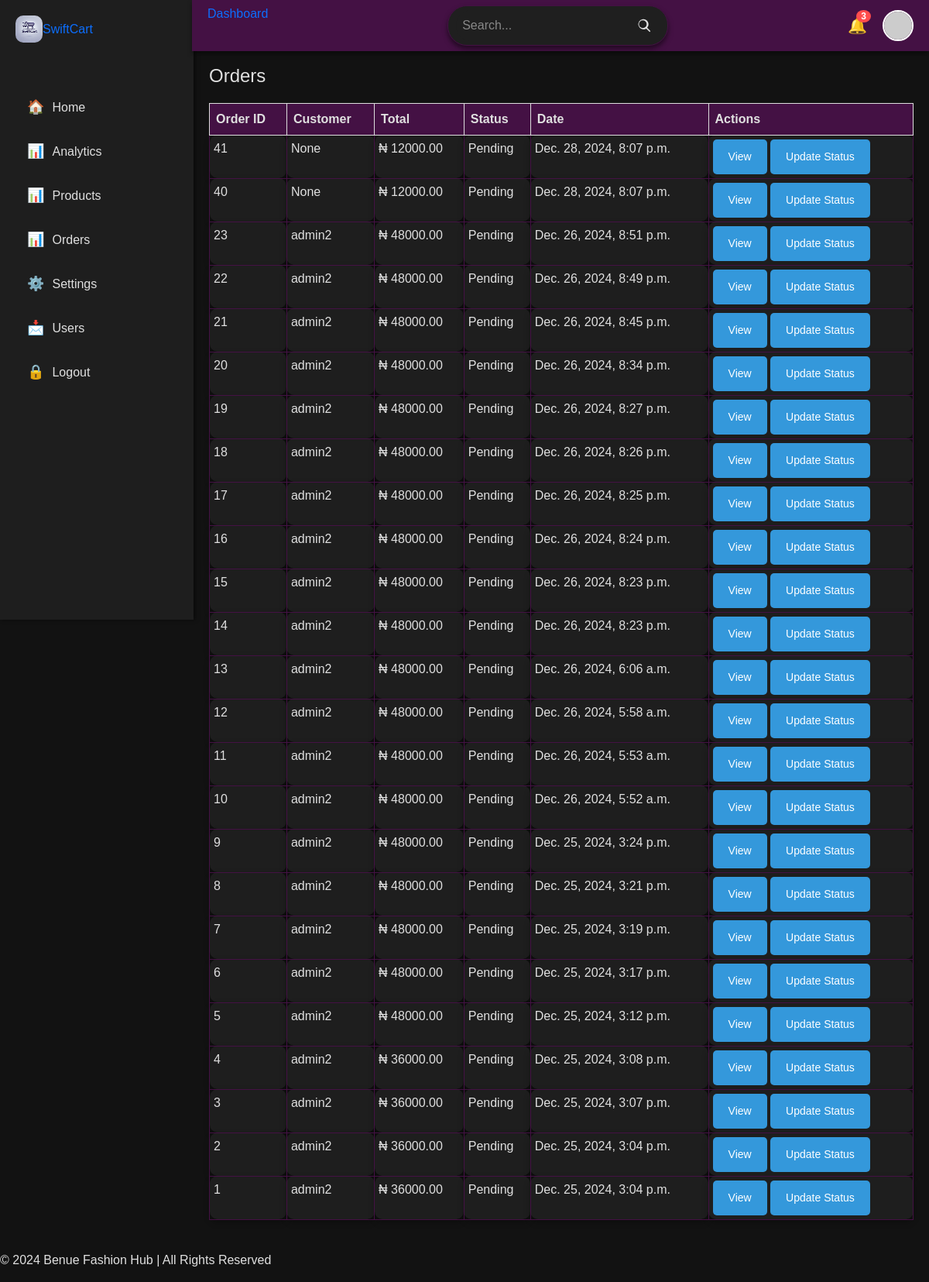
/dashboard/orders/ (signed in), run on the app's committed database.
### payment/models.py (models this page shows, shortened)
class Order(models.Model):
    STATUS_CHOICES = [
        ('Pending', 'Pending'),
        ('Processing', 'Processing'),
        ('Shipped', 'Shipped'),
        ('Delivered', 'Delivered'),
        ('Cancelled', 'Cancelled'),
    ]
    user = models.ForeignKey(User, on_delete=models.CASCADE, related_name='orders', null=True, blank=True)
    session_key = models.CharField(max_length=255, null=True, blank=True)
    reference = models.CharField(max_length=100, unique=True)
    full_name = models.CharField(max_length=255, null=True)
    email = models.CharField(max_length=255, default='')
    shipping_address = models.CharField(max_length=255, null=True,)
    amount_paid = models.DecimalField(max_digits=10, decimal_places=2, default=0.0)
    status = models.CharField(max_length=20, choices=STATUS_CHOICES, default='Pending')
    date_ordered = models.DateTimeField(auto_now_add=True)
    updated_at = models.DateTimeField(auto_now=True)

### dashboard/views.py (the view)
# urls.py: path('orders/', views.orders, name='orders'),
@user_passes_test(admin_check, login_url='home')
def orders(request):
    orders = Order.objects.all()
    for order in orders:
        order_item = OrderItem.objects.filter(order=order)
    return render(request, 'dashboard/orders.html', {'orders':orders})

### dashboard/views.py (called while the page is built)
def admin_check(user):
    return user.is_superuser

### dashboard/templates/dashboard/orders.html (shortened to what this page needs)
{% extends 'dashboard/base.html' %}
{% load static %}
{% block content %}
<main class="main-content">
    <section class="orders" style="margin-top: 4rem;">
        <h2>Orders</h2>
        <table class="table">
          <thead>
            <tr>
              <th>Order ID</th>
              <th>Customer</th>
              <th>Total</th>
              <th>Status</th>
              <th>Date</th>
              <th>Actions</th>
            </tr>
          </thead>
          <tbody>
           {% for order in orders reversed %}
            <tr>
              <td>{{order.id}}</td>
              <td>{{order.user}}</td>
              <td>&#8358; {{order.amount_paid}}</td>
              <td>{{order.status}}</td>
              <td>{{order.date_ordered}}</td>
              <td>
                <a href="{% url 'order' order.id %}" class="btn view">View</a>
                <button class="btn update">Update Status</button>
              </td>
            </tr>
            {%  endfor %}
          </tbody>
        </table>
      </section>
</main>
  {% endblock %}

### static/assets/css/dashboard.css (style rules this page uses)
* { margin: 0; padding: 0; box-sizing: border-box; }
body { font-family: 'Arial', sans-serif; background-color: #121212; color: #e0e0e0; }
.main-content { margin-left: 250px; padding: 20px; }
section { margin: 20px 0; }
h2 { font-size: 24px; margin-bottom: 20px; }
.table { width: 100%; border-collapse: collapse; margin-top: 20px; }
.btn { padding: 10px 20px; background-color: #1abc9c; color: white; border: none; border-radius: 5px; cursor: pointer; }
.table th, .table td { border: 1px solid #ddd; text-align: left; }
.table th { background-color: #414; color: #e0e0e0; }
.table td { background-color: #1e1e1e; border: 1px solid #414; border-radius: 10px; padding: 5px; box-shadow: 0 4px 8px rgba(0, 0, 0, 0.3); color: #e0e0e0; transition: transform 0.2s ease, box-shadow 0.2s ease; }
.btn { background-color: #2ecc71; color: #ffffff; border: none; padding: 12px; font-size: 16px; font-weight: bold; border-radius: 5px; cursor: pointer; transition: background-color 0.3s; }
.btn { display: inline-block; padding: 12px 20px; background-color: #3498db; color: #ffffff; border: none; border-radius: 5px; font-size: 14px; cursor: pointer; font-weight: 500; transition: background-color 0.3s; }

### data on the page
Order: id "41", user "None", amount_paid "12000.00", status "Pending", date_ordered "Dec. 28, 2024, 8:07 p.m."
Order: id "40", user "None", amount_paid "12000.00", status "Pending", date_ordered "Dec. 28, 2024, 8:07 p.m."
Order: id "23", user "admin2", amount_paid "48000.00", status "Pending", date_ordered "Dec. 26, 2024, 8:51 p.m."
Order: id "22", user "admin2", amount_paid "48000.00", status "Pending", date_ordered "Dec. 26, 2024, 8:49 p.m."
Order: id "21", user "admin2", amount_paid "48000.00", status "Pending", date_ordered "Dec. 26, 2024, 8:45 p.m."
Order: id "20", user "admin2", amount_paid "48000.00", status "Pending", date_ordered "Dec. 26, 2024, 8:34 p.m."
Order: id "19", user "admin2", amount_paid "48000.00", status "Pending", date_ordered "Dec. 26, 2024, 8:27 p.m."
Order: id "18", user "admin2", amount_paid "48000.00", status "Pending", date_ordered "Dec. 26, 2024, 8:26 p.m."
Order: id "17", user "admin2", amount_paid "48000.00", status "Pending", date_ordered "Dec. 26, 2024, 8:25 p.m."
Order: id "16", user "admin2", amount_paid "48000.00", status "Pending", date_ordered "Dec. 26, 2024, 8:24 p.m."
Order: id "15", user "admin2", amount_paid "48000.00", status "Pending", date_ordered "Dec. 26, 2024, 8:23 p.m."
Order: id "14", user "admin2", amount_paid "48000.00", status "Pending", date_ordered "Dec. 26, 2024, 8:23 p.m."
Order: id "13", user "admin2", amount_paid "48000.00", status "Pending", date_ordered "Dec. 26, 2024, 6:06 a.m."
Order: id "12", user "admin2", amount_paid "48000.00", status "Pending", date_ordered "Dec. 26, 2024, 5:58 a.m."
Order: id "11", user "admin2", amount_paid "48000.00", status "Pending", date_ordered "Dec. 26, 2024, 5:53 a.m."
Order: id "10", user "admin2", amount_paid "48000.00", status "Pending", date_ordered "Dec. 26, 2024, 5:52 a.m."
Order: id "9", user "admin2", amount_paid "48000.00", status "Pending", date_ordered "Dec. 25, 2024, 3:24 p.m."
Order: id "8", user "admin2", amount_paid "48000.00", status "Pending", date_ordered "Dec. 25, 2024, 3:21 p.m."
Order: id "7", user "admin2", amount_paid "48000.00", status "Pending", date_ordered "Dec. 25, 2024, 3:19 p.m."
Order: id "6", user "admin2", amount_paid "48000.00", status "Pending", date_ordered "Dec. 25, 2024, 3:17 p.m."
Order: id "5", user "admin2", amount_paid "48000.00", status "Pending", date_ordered "Dec. 25, 2024, 3:12 p.m."
Order: id "4", user "admin2", amount_paid "36000.00", status "Pending", date_ordered "Dec. 25, 2024, 3:08 p.m."
Order: id "3", user "admin2", amount_paid "36000.00", status "Pending", date_ordered "Dec. 25, 2024, 3:07 p.m."
Order: id "2", user "admin2", amount_paid "36000.00", status "Pending", date_ordered "Dec. 25, 2024, 3:04 p.m."
Order: id "1", user "admin2", amount_paid "36000.00", status "Pending", date_ordered "Dec. 25, 2024, 3:04 p.m."
